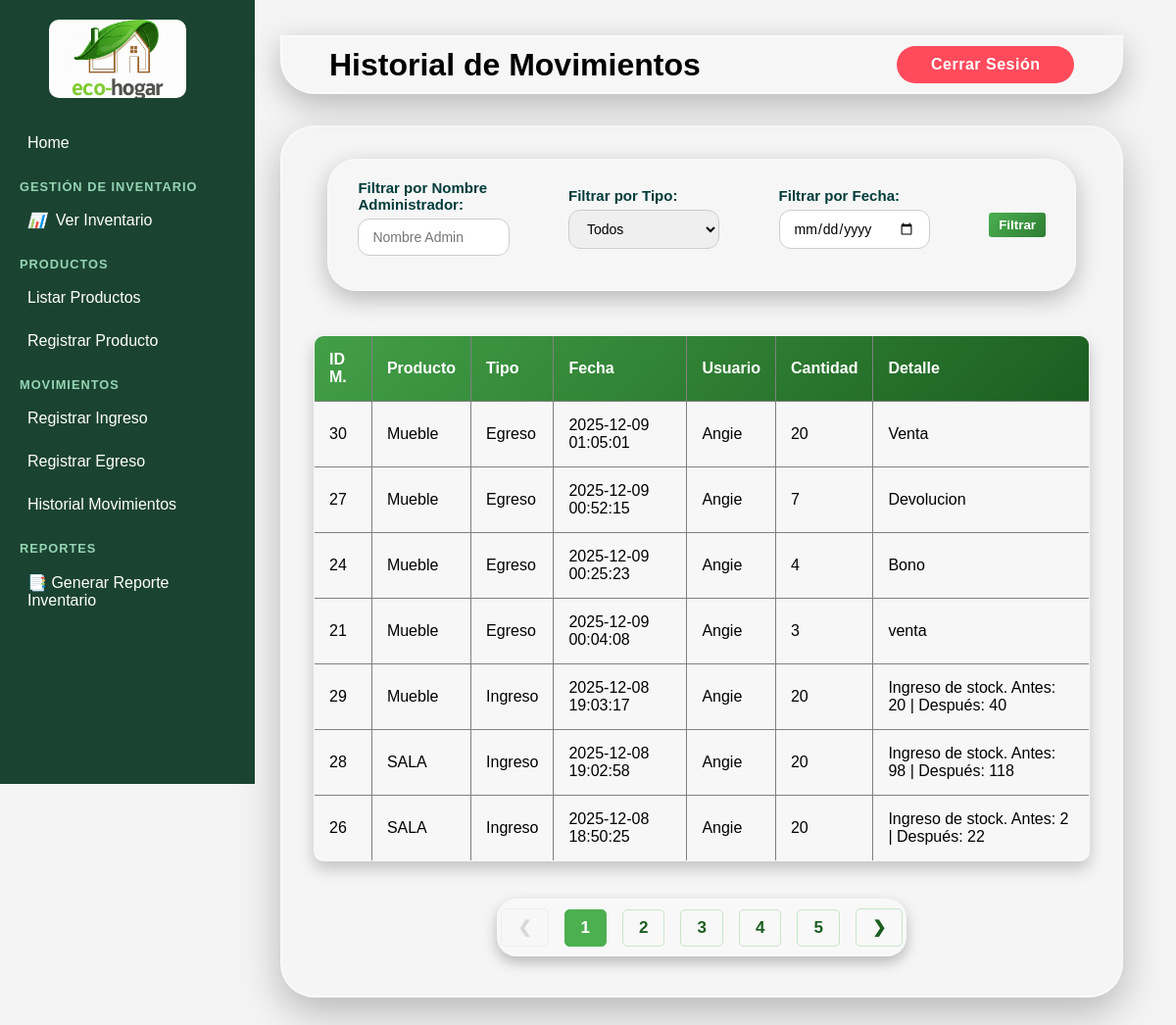
Page /historialMovimientos.php on the earlier database version.
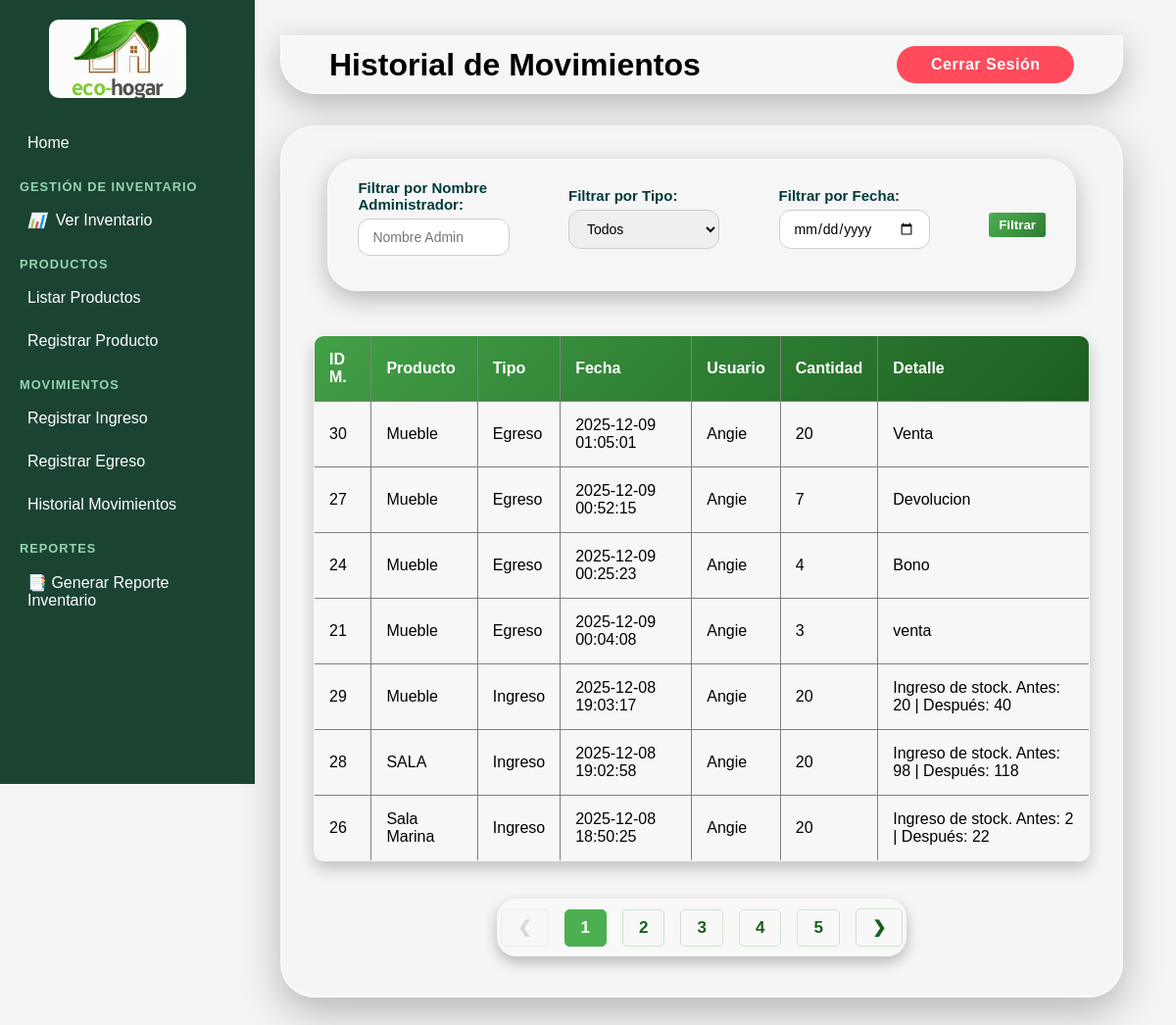
Same page on the later database version.
### tables this page shows
CREATE TABLE `movimientos` (
  `idMov` int(11) NOT NULL,
  `idUsuFK` int(11) NOT NULL,
  `idProFK` int(11) NOT NULL,
  `tipMo` int(11) NOT NULL,
  `cantSto` int(11) NOT NULL,
  `fecMov` datetime NOT NULL,
  `razEgre` text NOT NULL
);

CREATE TABLE `productos` (
  `idPro` int(11) NOT NULL,
  `idCatFK` int(11) NOT NULL,
  `nomPro` varchar(100) NOT NULL,
  `desPro` text NOT NULL,
  `preUni` decimal(10,0) NOT NULL,
  `preVen` decimal(10,0) NOT NULL,
  `FecReg` date NOT NULL,
  `stoAct` int(11) NOT NULL,
  `umbMinSo` int(11) NOT NULL,
  `idEstProEnumFK` int(11) NOT NULL
);

CREATE TABLE `usuarios` (
  `idUsu` int(11) NOT NULL,
  `nomUsu` varchar(50) NOT NULL,
  `email_Usu` varchar(50) NOT NULL,
  `clave` varchar(100) NOT NULL,
  `idRolFK` int(11) NOT NULL
);

### logica/logica-historial.php (called while the page is built, shortened)
<?php
include("conexion/conexion.php");
function getTipoMovimiento($tipo) {
    switch ($tipo) {
        case 1:
            return 'Ingreso';
        case 2:
            return 'Egreso';
    }
}
$whereClauses = [];
$whereSQL = count($whereClauses) > 0 ? " WHERE " . implode(" AND ", $whereClauses) : "";
$filterParams = '';
$porPagina = 7;
$sql_count = "SELECT COUNT(m.idMov) AS total
              FROM movimientos m
              INNER JOIN productos p ON m.idProFK = p.idPro
              INNER JOIN usuarios u ON m.idUsuFK = u.idUsu
              $whereSQL";
$resultado_count = $conexion->query($sql_count);
$totalReg = 0;
if ($resultado_count) {
    $totalReg = $resultado_count->fetch_assoc()['total'];
}
$totalPaginas = ceil($totalReg / $porPagina);
$pagina = isset($_GET['pag']) ? (int)$_GET['pag'] : 1;
$inicio = ($pagina - 1) * $porPagina;
if ($totalReg > 0) {
    $sqlDatos = "SELECT m.idMov, m.fecMov, p.nomPro, m.tipMo, m.cantSto, u.nomUsu, m.razEgre
                 FROM movimientos m
                 INNER JOIN productos p ON m.idProFK = p.idPro
                 INNER JOIN usuarios u ON m.idUsuFK = u.idUsu
                 $whereSQL
                 ORDER BY m.fecMov DESC
                 LIMIT $inicio, $porPagina";
    $resultadoDatos = $conexion->query($sqlDatos);
    if ($resultadoDatos) {
        $sqlHistorial = $resultadoDatos;
    } else {
        error_log("Error en consulta de historial: " . $conexion->error);
    }
}
?>

### historialMovimientos.php (the view, shortened to what this page needs)
<?php
include("logica/logica-historial.php");
?>
<!DOCTYPE html>
<html lang="es">
<head>
</head>
<body>
 <?php include './components/sidebar.php'; ?>
 <main class="content-area">
 <header class="topbar">
  <h1>Historial de Movimientos</h1>
  <form action="login.php" method="POST">
  <button type="button" class="regresarbtn" style="margin-left: 10px;">
                Cerrar Sesión
       </button>
    </form>
  </header>
 <div class="admin-box">
    <form method="GET" action="historialMovimientos.php">
        <div class="historial-filters">
    <div class="filter-group">
     <label for="admin_name">Filtrar por Nombre Administrador:</label><input type="text" id="admin_name" name="admin_name" placeholder="Nombre Admin"value="<?php echo htmlspecialchars($_GET['admin_name'] ?? ''); ?>">
    </div>
    <div class="filter-group">
     <label for="tipo_mov">Filtrar por Tipo:</label>
     <select id="tipo_mov" name="tipo_mov">
      <option value="">Todos</option>
     </select>
    </div>
    <div class="filter-group">
     <label for="filter_date">Filtrar por Fecha:</label>
     <input type="date" id="filter_date" name="filter_date" value="<?php echo htmlspecialchars($_GET['filter_date'] ?? ''); ?>">
    </div>
    <button type="submit" class="btn-filter" style="padding: 5px 10px; background-color: #4CAF50; color: white; border: none; border-radius: 3px; cursor: pointer;">
     Filtrar
    </button>
   </div>
</form>
<div style="display: flex;">
  <table border="1" cellpadding="10" cellspacing="0" style="border-collapse: collapse; width: 100%;">
   <tr style="background: linear-gradient(135deg, #43a047, #1b5e20); color: white; text-align: left;">
    <th>ID M.</th>
    <th>Producto</th>
    <th>Tipo</th>
    <th>Fecha</th>
    <th>Usuario</th>
    <th>Cantidad</th>
    <th>Detalle</th>
   </tr>
   <?php
   if (isset($sqlHistorial) && $sqlHistorial->num_rows > 0) {
    while ($fila = $sqlHistorial->fetch_assoc()) {
   ?>
    <tr>
     <td><?php echo $fila['idMov']; ?></td>
     <td><?php echo $fila['nomPro'] ?? 'N/A'; ?></td>
     <td><?php echo getTipoMovimiento($fila['tipMo']); ?></td>
     <td><?php echo $fila['fecMov']; ?></td>
     <td><?php echo $fila['nomUsu'] ?? 'N/A'; ?></td>
     <td><?php echo $fila['cantSto']; ?></td>
     <td><?php echo $fila['razEgre']; ?></td>
    </tr>
   <?php
    }
   } else {
   ?>
    <tr>
     <td colspan="7" style="text-align: center;">No se encontraron movimientos en el historial.</td>
    </tr>
   <?php
   }
   ?>
  </table>
</div>
  <br><div class="pagination">
   <?php if (isset($pagina) && $pagina > 1): ?>
                    <a href="?pag=<?php echo $pagina - 1; ?><?php echo $filterParams; ?>">&#10094;</a>
   <?php else: ?>
    <span class="disabled">&#10094;</span>
   <?php endif; ?>
   <?php
   if (isset($totalPaginas)) {
    for ($i = 1; $i <= $totalPaginas; $i++):
   ?>
    <?php if ($i == $pagina): ?>
     <span class="active"><?php echo $i; ?></span>
    <?php else: ?>
                         <a href="?pag=<?php echo $i; ?><?php echo $filterParams; ?>"><?php echo $i; ?></a>
    <?php endif; ?>
   <?php
    endfor;
   }
   ?>
   <?php if (isset($pagina, $totalPaginas) && $pagina < $totalPaginas): ?>
                    <a href="?pag=<?php echo $pagina + 1; ?><?php echo $filterParams; ?>">&#10095;</a>
   <?php else: ?>
    <span class="disabled">&#10095;</span>
   <?php endif; ?>
  </div>
 </div>
</body>
</html>

Differences in the rows shown:
changed through a linked row, movimientos "Ingreso de stock. Antes: 2 | Después: 22": idProFK.nomPro "SALA" → "Sala Marina"
